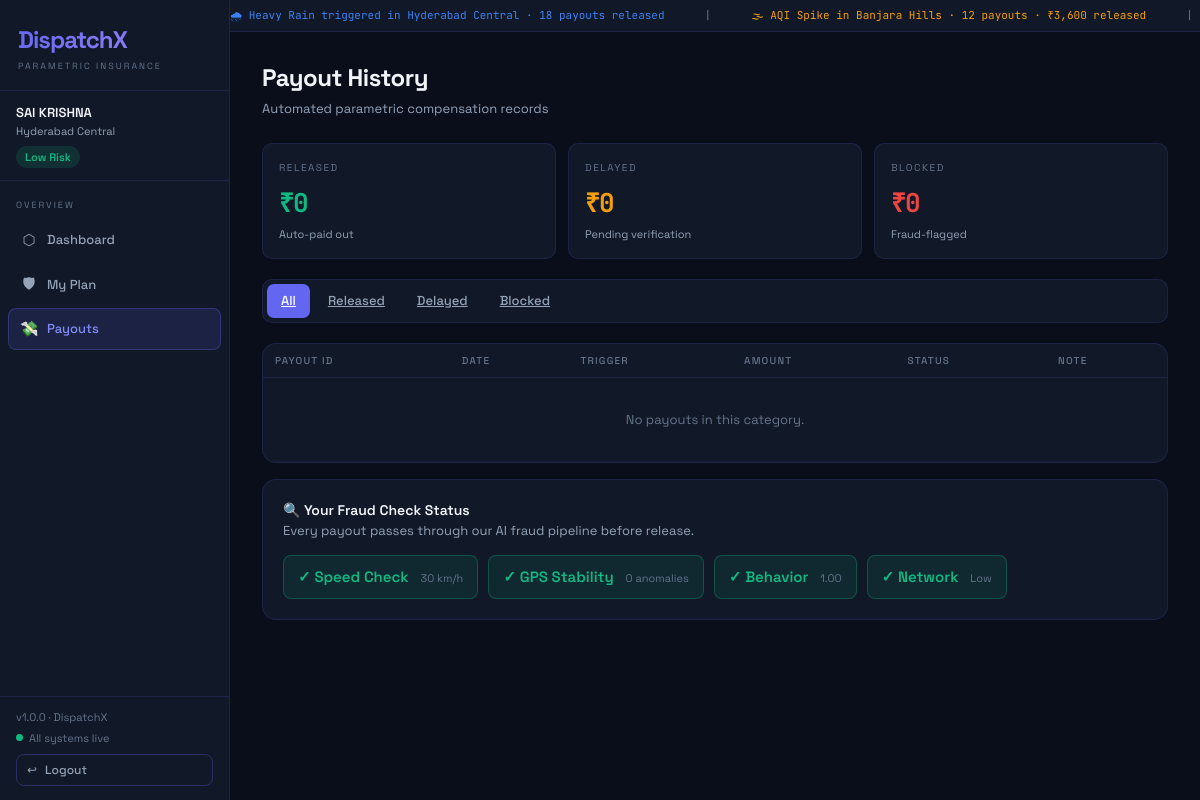
/payouts/ (signed in), run on the app's committed database.
### insurance/models.py (models this page shows, shortened)
class DeliveryPartner(AbstractBaseUser, PermissionsMixin):
    RISK_CHOICES = [
        ('low',      'Low'),
        ('medium',   'Medium'),
        ('high',     'High'),
        ('critical', 'Critical'),
    ]
    ZONE_CHOICES = [
        ('hyderabad_central', 'Hyderabad Central'),
        ('banjara_hills',     'Banjara Hills'),
        ('jubilee_hills',     'Jubilee Hills'),
        ('secunderabad',      'Secunderabad'),
        ('hitec_city',        'HITEC City'),
        ('gachibowli',        'Gachibowli'),
        ('lb_nagar',          'LB Nagar'),
        ('kukatpally',        'Kukatpally'),
    ]
    name        = models.CharField(max_length=100)
    phone       = models.CharField(max_length=15, unique=True)
    email       = models.EmailField(blank=True, null=True)
    zone        = models.CharField(max_length=30, choices=ZONE_CHOICES, default='hyderabad_central')
    joined_date = models.DateTimeField(default=timezone.now)
    is_active    = models.BooleanField(default=True)
    is_staff     = models.BooleanField(default=False)
    is_admin     = models.BooleanField(default=False)
    risk_level      = models.CharField(max_length=10, choices=RISK_CHOICES, default='low')
    fraud_score     = models.FloatField(default=0.0)          # 0.0 – 1.0
    risk_score      = models.FloatField(default=0.0)          # composite
    behavior_score  = models.FloatField(default=1.0)          # 0.0 – 1.0
    gps_anomalies   = models.IntegerField(default=0)
    max_speed_kmh   = models.FloatField(default=30.0)         # recorded max speed
    ip_address      = models.GenericIPAddressField(null=True, blank=True)
    device_id       = models.CharField(max_length=50, blank=True)
    avg_daily_earnings = models.FloatField(default=600.0)
    deliveries_per_day = models.IntegerField(default=8)
    USERNAME_FIELD  = 'phone'
    REQUIRED_FIELDS = ['name']
    objects = DeliveryPartnerManager()
    class Meta:
        db_table = 'delivery_partners'
        verbose_name = 'Delivery Partner'
    @property
    def active_subscription(self):
        return (self.subscriptions
                .filter(status='active', end_date__gte=timezone.now())
                .select_related('plan')
                .order_by('-end_date')
                .first())

### insurance/views.py (the view)
# urls.py: path('payouts/',       views.payouts_view,          name='payouts'),
@login_required
def payouts_view(request):
    partner = request.user
    status  = request.GET.get('status', '')
    qs      = partner.payouts.select_related('event').order_by('-created_at')
    if status:
        qs = qs.filter(status=status)
    totals = {
        'released': partner.payouts.filter(status='released').aggregate(t=Sum('amount'))['t'] or 0,
        'delayed':  partner.payouts.filter(status='delayed').aggregate(t=Sum('amount'))['t'] or 0,
        'blocked':  partner.payouts.filter(status='blocked').aggregate(t=Sum('amount'))['t'] or 0,
    }
    return render(request, 'insurance/payouts.html', {
        'partner': partner, 'payouts': qs, 'totals': totals, 'filter_status': status
    })

### templates/insurance/payouts.html (shortened to what this page needs)
{% extends "insurance/base.html" %}
{% block content %}
<div class="page-wrap fadein">
  <div style="margin-bottom:24px">
    <h1 style="font-size:24px;font-weight:700;letter-spacing:-0.5px">Payout History</h1>
    <p style="color:var(--text2);font-size:13px;margin-top:3px">Automated parametric compensation records</p>
  </div>
  <div class="stats-grid" style="grid-template-columns:repeat(3,1fr)">
    <div class="stat-card">
      <div class="stat-label">Released</div>
      <div class="stat-value stat-up">₹{{ totals.released|floatformat:0 }}</div>
      <div class="stat-sub">Auto-paid out</div>
    </div>
    <div class="stat-card">
      <div class="stat-label">Delayed</div>
      <div class="stat-value" style="color:var(--warn)">₹{{ totals.delayed|floatformat:0 }}</div>
      <div class="stat-sub">Pending verification</div>
    </div>
    <div class="stat-card">
      <div class="stat-label">Blocked</div>
      <div class="stat-value stat-down">₹{{ totals.blocked|floatformat:0 }}</div>
      <div class="stat-sub">Fraud-flagged</div>
    </div>
  </div>
  <div class="tab-bar">
    <a href="?status=" class="tab-item {% if not filter_status %}active{% endif %}">All</a>
    <a href="?status=released" class="tab-item {% if filter_status == 'released' %}active{% endif %}">Released</a>
    <a href="?status=delayed"  class="tab-item {% if filter_status == 'delayed' %}active{% endif %}">Delayed</a>
    <a href="?status=blocked"  class="tab-item {% if filter_status == 'blocked' %}active{% endif %}">Blocked</a>
  </div>
  <div class="card" style="padding:0;overflow:hidden">
    <div class="table-wrap">
      <table>
        <thead>
          <tr>
            <th>Payout ID</th>
            <th>Date</th>
            <th>Trigger</th>
            <th>Amount</th>
            <th>Status</th>
            <th>Note</th>
          </tr>
        </thead>
        <tbody>
          {% for p in payouts %}
          <tr>
            <td class="td-mono td-muted">PYT-{{ p.id }}</td>
            <td style="font-size:12px">{{ p.created_at|date:"d M Y, H:i" }}</td>
            <td>{{ p.event.get_event_type_display|default:"Manual" }}</td>
            <td><span style="font-family:var(--mono);font-weight:600">₹{{ p.amount|floatformat:0 }}</span></td>
            <td><span class="pill pill-{{ p.status }}">{{ p.get_status_display }}</span></td>
            <td style="font-size:11px;color:var(--text3);max-width:200px">{{ p.reason|truncatechars:50 }}</td>
          </tr>
          {% empty %}
          <tr>
            <td colspan="6" style="text-align:center;color:var(--text3);padding:32px">No payouts in this category.</td>
          </tr>
          {% endfor %}
        </tbody>
      </table>
    </div>
  </div>
  <div class="card">
    <div class="card-title">🔍 Your Fraud Check Status</div>
    <p style="font-size:13px;color:var(--text2);margin-bottom:14px">
      Every payout passes through our AI fraud pipeline before release.
    </p>
    <div style="display:flex;gap:10px;flex-wrap:wrap">
      {% with partner=request.user %}
      {% with spd_ok=partner.max_speed_kmh|floatformat:0 %}
        <div style="background:{% if partner.max_speed_kmh < 100 %}rgba(16,185,129,0.1){% else %}rgba(239,68,68,0.1){% endif %};border:1px solid {% if partner.max_speed_kmh < 100 %}rgba(16,185,129,0.3){% else %}rgba(239,68,68,0.3){% endif %};border-radius:8px;padding:10px 14px">
          <span style="color:{% if partner.max_speed_kmh < 100 %}var(--success){% else %}var(--danger){% endif %};font-weight:600">
            {% if partner.max_speed_kmh < 100 %}✓{% else %}✗{% endif %} Speed Check
          </span>
          <span style="color:var(--text3);font-size:11px;margin-left:8px">{{ spd_ok }} km/h</span>
        </div>
        <div style="background:{% if partner.gps_anomalies < 3 %}rgba(16,185,129,0.1){% else %}rgba(239,68,68,0.1){% endif %};border:1px solid {% if partner.gps_anomalies < 3 %}rgba(16,185,129,0.3){% else %}rgba(239,68,68,0.3){% endif %};border-radius:8px;padding:10px 14px">
          <span style="color:{% if partner.gps_anomalies < 3 %}var(--success){% else %}var(--danger){% endif %};font-weight:600">
            {% if partner.gps_anomalies < 3 %}✓{% else %}✗{% endif %} GPS Stability
          </span>
          <span style="color:var(--text3);font-size:11px;margin-left:8px">{{ partner.gps_anomalies }} anomalies</span>
        </div>
        <div style="background:{% if partner.behavior_score > 0.5 %}rgba(16,185,129,0.1){% else %}rgba(239,68,68,0.1){% endif %};border:1px solid {% if partner.behavior_score > 0.5 %}rgba(16,185,129,0.3){% else %}rgba(239,68,68,0.3){% endif %};border-radius:8px;padding:10px 14px">
          <span style="color:{% if partner.behavior_score > 0.5 %}var(--success){% else %}var(--danger){% endif %};font-weight:600">
            {% if partner.behavior_score > 0.5 %}✓{% else %}✗{% endif %} Behavior
          </span>
          <span style="color:var(--text3);font-size:11px;margin-left:8px">{{ partner.behavior_score|floatformat:2 }}</span>
        </div>
        <div style="background:{% if partner.risk_level != 'critical' %}rgba(16,185,129,0.1){% else %}rgba(239,68,68,0.1){% endif %};border:1px solid {% if partner.risk_level != 'critical' %}rgba(16,185,129,0.3){% else %}rgba(239,68,68,0.3){% endif %};border-radius:8px;padding:10px 14px">
          <span style="color:{% if partner.risk_level != 'critical' %}var(--success){% else %}var(--danger){% endif %};font-weight:600">
            {% if partner.risk_level != 'critical' %}✓{% else %}✗{% endif %} Network
          </span>
          <span style="color:var(--text3);font-size:11px;margin-left:8px">{{ partner.get_risk_level_display }}</span>
        </div>
      {% endwith %}
      {% endwith %}
    </div>
  </div>
</div>
{% endblock %}

### templates/insurance/base.html (shortened to what this page needs)
<!DOCTYPE html>
<html lang="en">
<head>
  {% load static %}
  <link rel="stylesheet" href="{% static 'css/main.css' %}">
</head>
<body>
{% if user.is_authenticated %}
<div class="app-layout">
  <aside class="sidebar">
    <div class="sidebar-logo">
      <div class="logo-mark">DispatchX</div>
      <div class="logo-sub">Parametric Insurance</div>
    </div>
    <div class="sidebar-user">
      <div class="user-name">{{ user.name }}</div>
      <div class="user-zone">{{ user.get_zone_display }}</div>
      <div class="user-badges">
        <span class="pill pill-{{ user.risk_level }}">{{ user.get_risk_level_display }} Risk</span>
      </div>
    </div>
    <nav class="nav-section" style="flex:1">
      <div class="nav-label" style="margin-top:8px">Overview</div>
      <a href="{% url 'dashboard' %}"     class="nav-item {% if request.resolver_match.url_name == 'dashboard' %}active{% endif %}">
        <span class="nav-icon">⬡</span> Dashboard
      </a>
      <a href="{% url 'subscription' %}"  class="nav-item {% if request.resolver_match.url_name == 'subscription' %}active{% endif %}">
        <span class="nav-icon">🛡</span> My Plan
      </a>
      <a href="{% url 'payouts' %}"       class="nav-item {% if request.resolver_match.url_name == 'payouts' %}active{% endif %}">
        <span class="nav-icon">💸</span> Payouts
      </a>
    </nav>
    <div class="sidebar-footer">
      <div>v1.0.0 · DispatchX</div>
      <div class="live-indicator">
        <span class="live-dot"></span> All systems live
      </div>
      <a href="{% url 'logout' %}" class="nav-item btn-outline" style="margin-top:8px;font-size:12px;padding:6px 10px">
        <span>↩</span> Logout
      </a>
    </div>
  </aside>
  <main class="main-content">
    <div class="ticker-bar">
      <div class="ticker-inner" id="ticker">
        <span class="ticker-item" style="color:#3b82f6">🌧 Heavy Rain triggered in Hyderabad Central · 18 payouts released</span>
        <span class="ticker-sep">|</span>
        <span class="ticker-item" style="color:#f59e0b">🌫 AQI Spike in Banjara Hills · 12 payouts · ₹3,600 released</span>
        <span class="ticker-sep">|</span>
      </div>
    </div>
    {% block content %}{% endblock %}
  </main>
</div>
{% else %}
  {% block auth_content %}{% endblock %}
{% endif %}
</body>
</html>

### data on the page
DeliveryPartner: name "SAI KRISHNA", zone "Hyderabad Central", risk_level "Low", gps_anomalies "0", behavior_score "1.00"

### other printed values
{{ totals.released|floatformat:0 }} "0"
{{ totals.delayed|floatformat:0 }} "0"
{{ totals.blocked|floatformat:0 }} "0"
{{ spd_ok }} "30"
